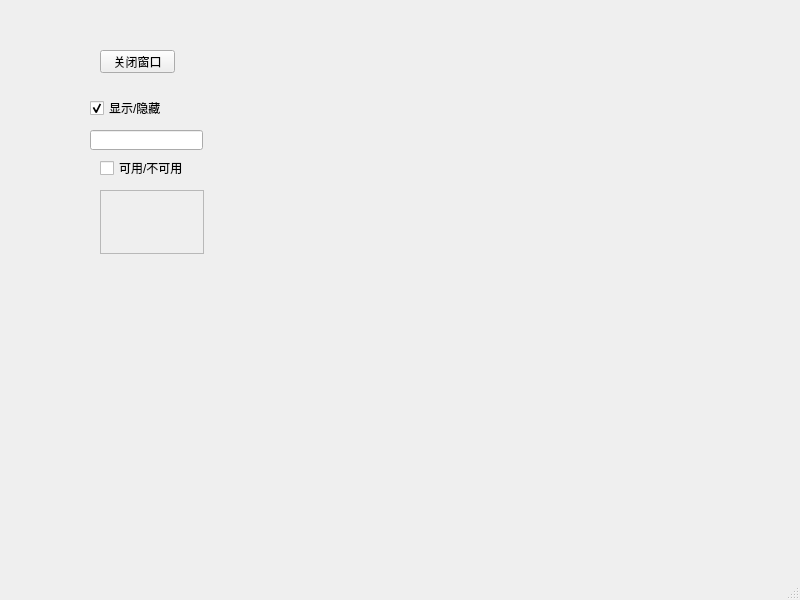
<?xml version="1.0" encoding="UTF-8"?>
<ui version="4.0">
 <class>MainWindow</class>
 <widget class="QMainWindow" name="MainWindow">
  <property name="geometry">
   <rect>
    <x>0</x>
    <y>0</y>
    <width>800</width>
    <height>600</height>
   </rect>
  </property>
  <property name="mouseTracking">
   <bool>true</bool>
  </property>
  <property name="windowTitle">
   <string>MainWindow</string>
  </property>
  <property name="unifiedTitleAndToolBarOnMac">
   <bool>true</bool>
  </property>
  <widget class="QWidget" name="centralwidget">
   <widget class="QPushButton" name="pushButton">
    <property name="geometry">
     <rect>
      <x>100</x>
      <y>50</y>
      <width>75</width>
      <height>23</height>
     </rect>
    </property>
    <property name="text">
     <string>关闭窗口</string>
    </property>
   </widget>
   <widget class="QCheckBox" name="checkBox">
    <property name="geometry">
     <rect>
      <x>90</x>
      <y>100</y>
      <width>101</width>
      <height>16</height>
     </rect>
    </property>
    <property name="tabletTracking">
     <bool>true</bool>
    </property>
    <property name="text">
     <string>显示/隐藏</string>
    </property>
    <property name="checked">
     <bool>true</bool>
    </property>
   </widget>
   <widget class="QCheckBox" name="checkBox_2">
    <property name="geometry">
     <rect>
      <x>100</x>
      <y>160</y>
      <width>91</width>
      <height>16</height>
     </rect>
    </property>
    <property name="text">
     <string>可用/不可用</string>
    </property>
   </widget>
   <widget class="QLineEdit" name="lineEdit">
    <property name="geometry">
     <rect>
      <x>90</x>
      <y>130</y>
      <width>113</width>
      <height>20</height>
     </rect>
    </property>
   </widget>
   <widget class="QTextEdit" name="textEdit">
    <property name="enabled">
     <bool>false</bool>
    </property>
    <property name="geometry">
     <rect>
      <x>100</x>
      <y>190</y>
      <width>104</width>
      <height>64</height>
     </rect>
    </property>
   </widget>
  </widget>
  <widget class="QStatusBar" name="statusbar"/>
  <widget class="QMenuBar" name="menuBar">
   <property name="geometry">
    <rect>
     <x>0</x>
     <y>0</y>
     <width>800</width>
     <height>22</height>
    </rect>
   </property>
  </widget>
 </widget>
 <resources/>
 <connections>
  <connection>
   <sender>pushButton</sender>
   <signal>clicked()</signal>
   <receiver>MainWindow</receiver>
   <slot>close()</slot>
   <hints>
    <hint type="sourcelabel">
     <x>140</x>
     <y>91</y>
    </hint>
    <hint type="destinationlabel">
     <x>249</x>
     <y>126</y>
    </hint>
   </hints>
  </connection>
  <connection>
   <sender>checkBox</sender>
   <signal>toggled(bool)</signal>
   <receiver>lineEdit</receiver>
   <slot>setVisible(bool)</slot>
   <hints>
    <hint type="sourcelabel">
     <x>133</x>
     <y>131</y>
    </hint>
    <hint type="destinationlabel">
     <x>136</x>
     <y>153</y>
    </hint>
   </hints>
  </connection>
  <connection>
   <sender>checkBox_2</sender>
   <signal>toggled(bool)</signal>
   <receiver>textEdit</receiver>
   <slot>setEnabled(bool)</slot>
   <hints>
    <hint type="sourcelabel">
     <x>174</x>
     <y>197</y>
    </hint>
    <hint type="destinationlabel">
     <x>175</x>
     <y>217</y>
    </hint>
   </hints>
  </connection>
 </connections>
</ui>
